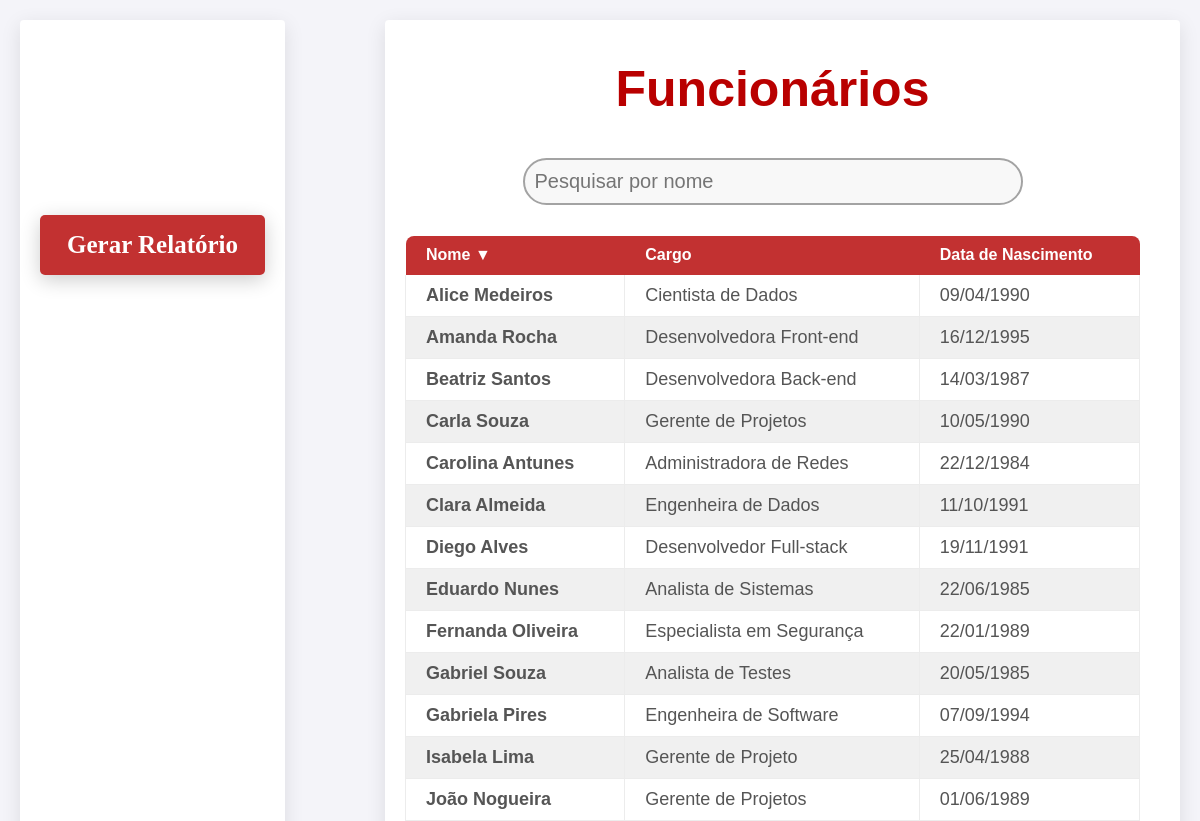
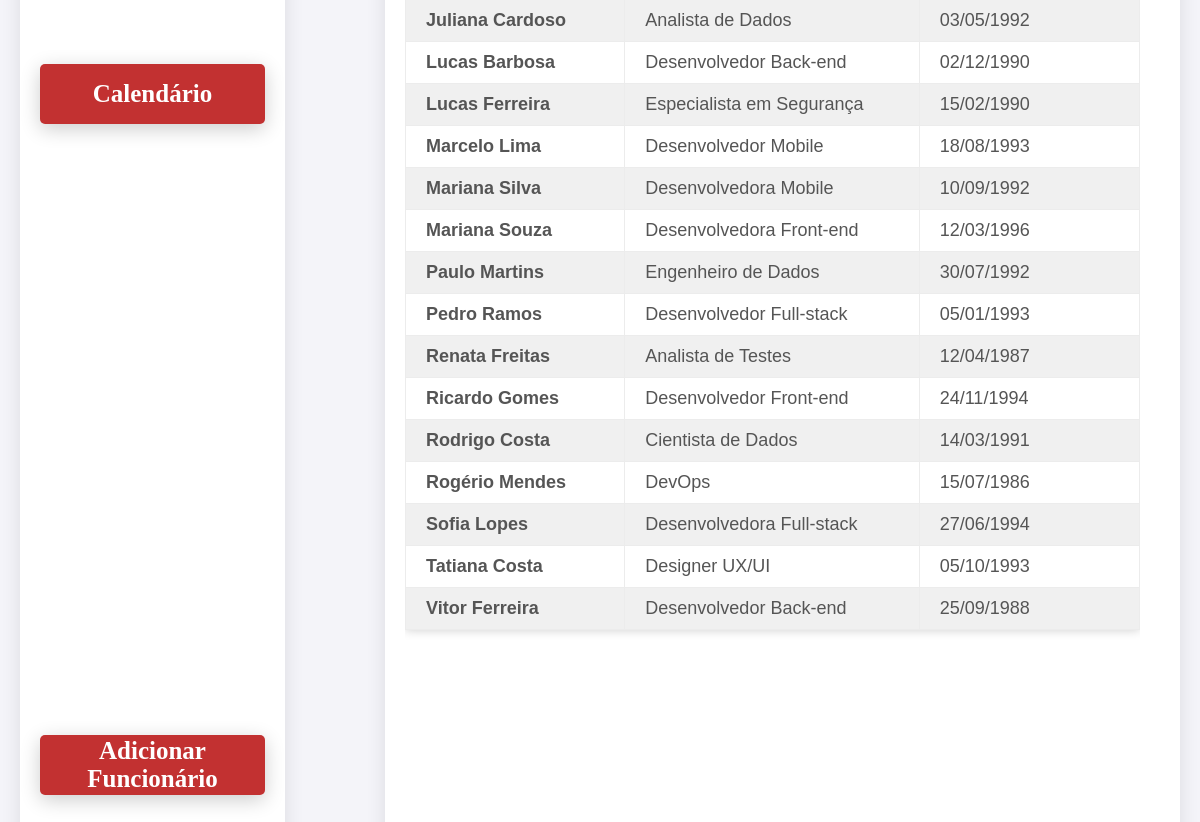
The app's page /main/ (signed in), older data (2 pictures, top to bottom).
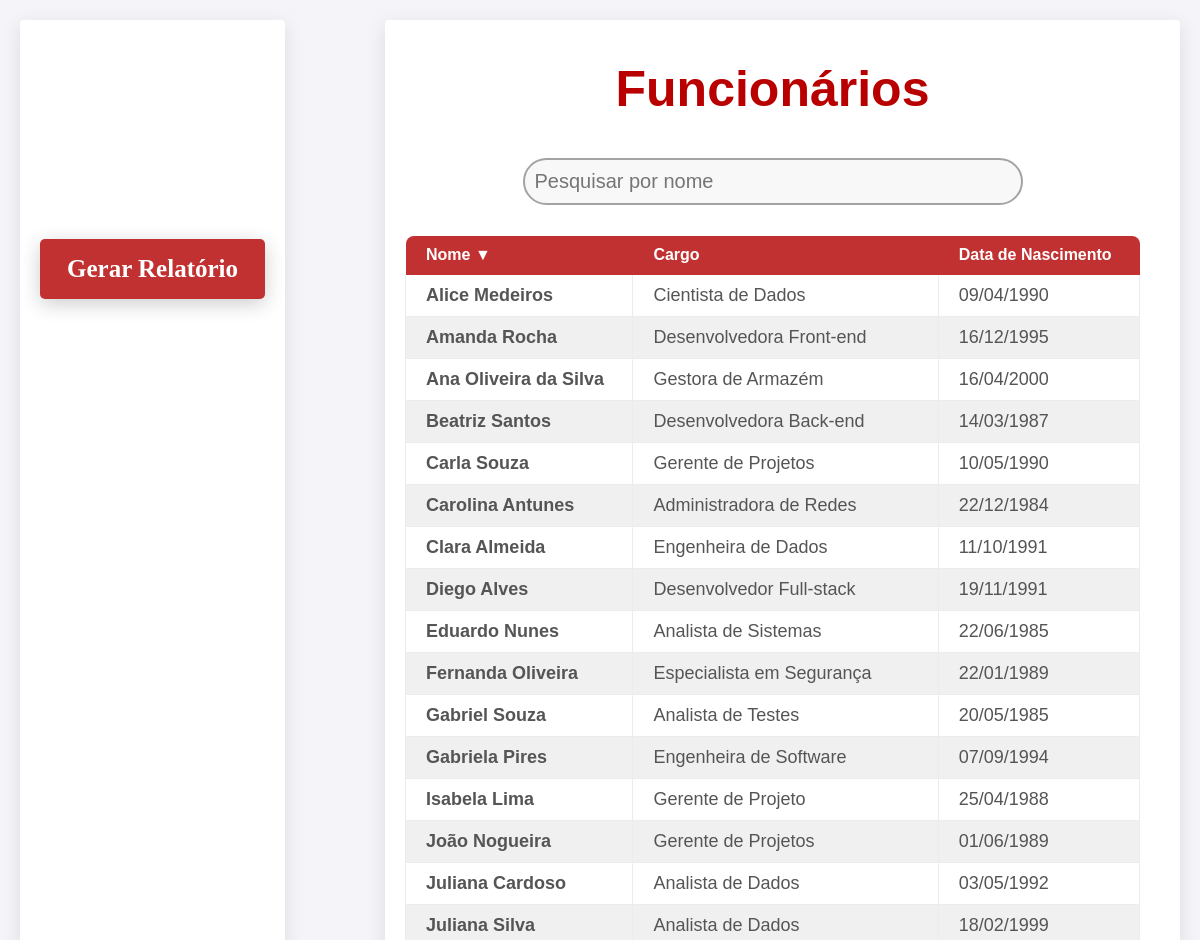
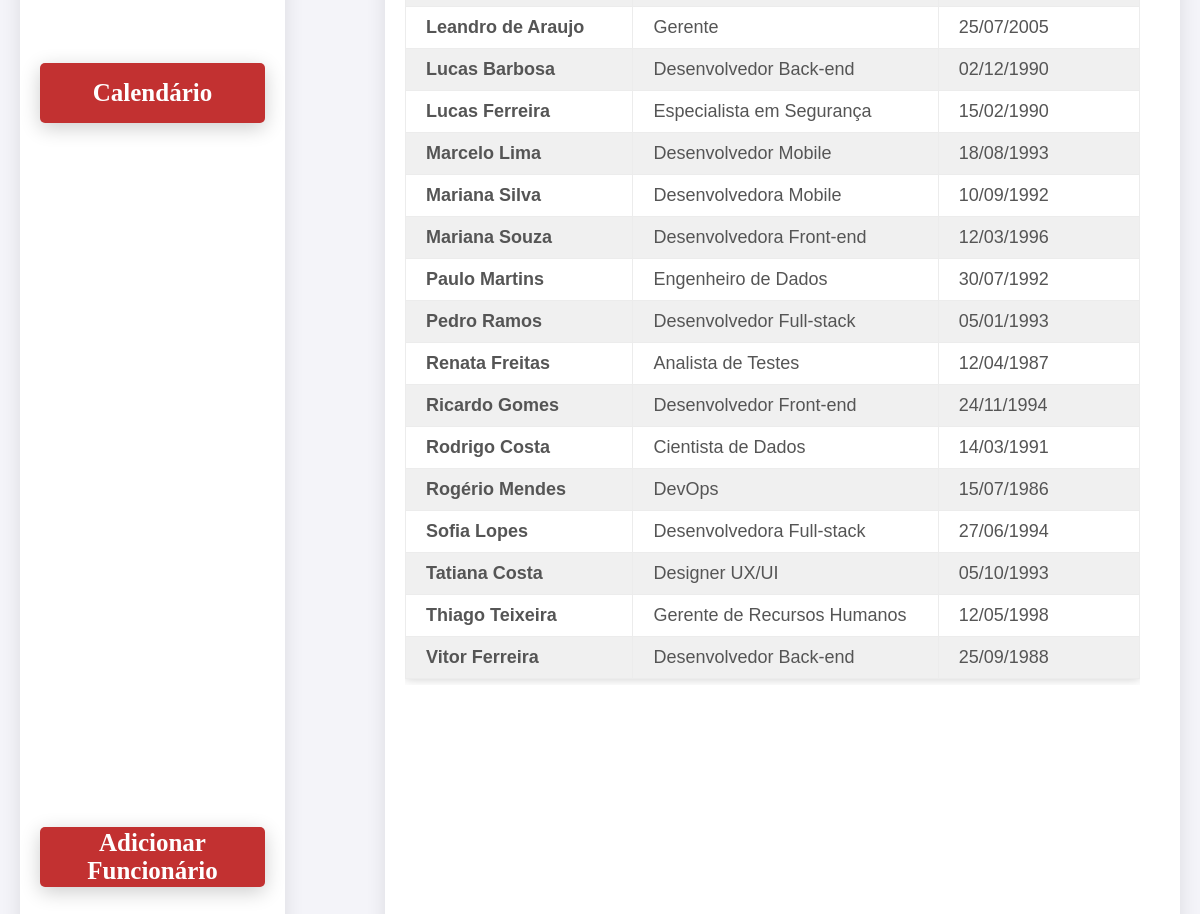
The same page, newer data (2 pictures, top to bottom).
### app/models.py (models this page shows)
class Funcionario(models.Model):
    nome = models.CharField(max_length=100)
    cargo = models.CharField(max_length=50)
    data_nascimento = models.DateField()
    skills = models.ManyToManyField(Skill, blank=True)  # Relacionamento ManyToMany com Skill
    def __str__(self):
        return self.nome

### app/views.py (the view)
# urls.py: path('main/', views.lista_funcionarios, name='main'),  # Corrigido para lista_funcionarios
@login_required(login_url='login')
def lista_funcionarios(request):
    funcionarios = Funcionario.objects.all()
    print(funcionarios)
    return render(request, 'main.html', {'funcionarios': funcionarios})

### app/templates/main.html (shortened to what this page needs)
{% extends 'layout.html'%}
{% load static %}
{% block extrahead %}
    <link rel="stylesheet" href="{% static 'app/css/main.css' %}">
{% endblock %}
{% block content %}
    <div class="mainContainer">
        <div class="leftContainer">
            <div class="actions">
                <button class="reportBtn" onclick="location.href='{% url 'relatorio_dinamico' %}'">
                    Gerar Relatório
                </button>
                <button class="calendarBtn" onclick="location.href='{% url 'calendario' %}'">
                    Calendário
                </button>
                <button class="addBtn" onclick="location.href='{% url 'adicionar_funcionario' %}'">
                    Adicionar Funcionário
                </button>
            </div>
        </div>
        <div class="rightContainer">
            <h1>Funcionários</h1>
            <input class="searchBar" type="text" id="searchInput" onkeyup="filterTable()" placeholder="Pesquisar por nome">
            <div class="divTabela">
                <table id="funcionariosTabela" class="funcionariosNomes">
                    <thead>
                        <tr>
                            <th id="th1" onclick="sortTable(0)">Nome &#9660;</th>
                            <th id="th2" onclick="sortTable(1)">Cargo &#9660;</th>
                            <th id="th3" onclick="sortTable(2)">Data de Nascimento &#9660;</th>
                        </tr>
                    </thead>
                    <tbody>
                        {% for funcionario in funcionarios %}
                        <tr class="funcionarioOuterDiv" onclick="window.location='{% url 'funcionario_detail' funcionario.id %}'">
                            <td class="infoUser">{{ funcionario.nome }}</td>
                            <td class="infoUser">{{ funcionario.cargo }}</td>
                            <td class="infoUser">{{ funcionario.data_nascimento|date:"d/m/Y" }}</td>
                        </tr>
                        {% empty %}
                        <tr class="valuesColumns">
                            <td style="text-align: center; color: gray" colspan="4">Nenhum funcionário encontrado.</td>
                        </tr>
                        {% endfor %}
                    </tbody>
                </table>
            </div>
        </div>
    </div>
{% endblock %}

### app/templates/layout.html (shortened to what this page needs)
<!DOCTYPE html>
{% load static %}
<html lang="en">
<head>
    {% block extrahead %}
    {% endblock %}
</head>
<body>
    {% block content %}
    {% endblock %}
</body>
</html>

### app/static/app/css/main.css (style rules this page uses)
* { margin: 0; padding: 0; box-sizing: border-box; }
body { font-family: 'Arial', sans-serif; background-color: #f4f4f9; color: #333; display: flex; justify-content: center; margin: 0; }
.mainContainer { display: grid; grid-template-columns: 1fr 3fr; column-gap: 100px; width: 100%; height: 100vh; padding: 20px; }
.leftContainer { display: flex; flex-direction: column; align-items: center; justify-content: center; width: 100%; border-radius: 4px; padding: 20px; background-color: white; box-shadow: 0 5px 20px rgba(0, 0, 0, 0.1); }
.actions { display: flex; flex-direction: column; justify-content: space-between; height: 80%; width: 100%; }
button { background-color: #c23131; font-weight: bold; font-size: 25px; width: 100%; height: 60px; font-family: Calibri; color: white; border: none; border-radius: 5px; cursor: pointer; box-shadow: 0 5px 20px rgba(0, 0, 0, 0.2); transition: 0.3s; }
.rightContainer { width: 100%; min-height: 70vh; border-radius: 4px; max-width: 1200px; background-color: rgb(255, 255, 255); box-shadow: 0 5px 20px rgba(0, 0, 0, 0.1); padding: 20px 40px 20px 20px; text-align: center; }
.divTabela { height: 70%; overflow-y: scroll; }
.rightContainer h1 { margin: 20px 0 40px 0; font-weight: bold; font-size: 50px; color: #b90000; }
.searchBar { display: flex; margin: auto; margin-bottom: 30px; font-size: 20px; width: 100%; max-width: 500px; padding: 10px; background-color: rgb(248, 248, 248); border: 2px solid rgb(163, 163, 163); border-radius: 30px; }
.funcionariosNomes { width: 100%; border-collapse: collapse; margin-bottom: 30px; box-shadow: 0 0 10px rgba(0, 0, 0, 0.2); }
.funcionariosNomes thead th { background-color: #c23131; color: #ffffff; border-color: transparent; transition: .2s; }
.funcionariosNomes thead th:first-child { border-radius: 8px 0 0 0; }
.funcionariosNomes thead th:last-child { border-radius: 0 8px 0 0; }
.funcionariosNomes th, .funcionariosNomes td { padding: 10px 20px; text-align: left; border: 1px solid #ececec; }
.funcionariosNomes th { background-color: #f0f0f0; font-weight: bold; }
.funcionariosNomes tr:nth-child(even) { background-color: #f0f0f0; }
.funcionariosNomes tr:nth-child(odd) { background-color: #ffffff; }
.funcionarioOuterDiv { text-decoration: none; color: inherit; }
.infoUser { font-size: 18px; color: #555; }
.infoUser:first-child { font-weight: bold; }

Row changes from the older to the newer data that the page shows:
added Funcionario: nome "Leandro de Araujo", cargo "Gerente", data_nascimento "25/07/2005"
added Funcionario: nome "Juliana Silva", cargo "Analista de Dados", data_nascimento "18/02/1999"
added Funcionario: nome "Ana Oliveira da Silva", cargo "Gestora de Armazém", data_nascimento "16/04/2000"
added Funcionario: nome "Thiago Teixeira", cargo "Gerente de Recursos Humanos", data_nascimento "12/05/1998"
